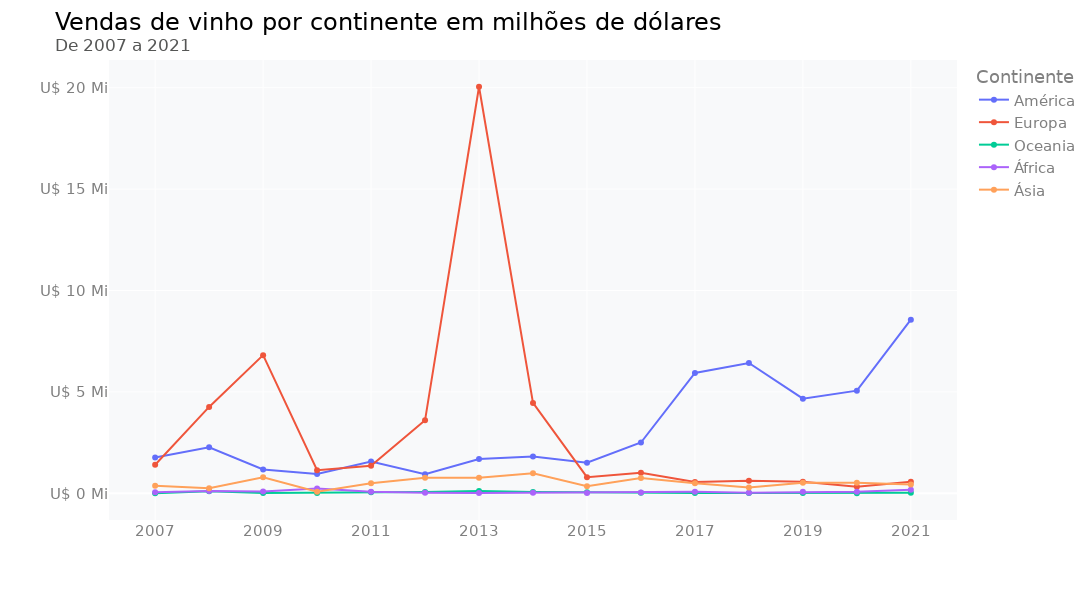

The code cell stored with this chart in its notebook:
### Code cell
# Importando a biblioteca
import plotly.express as px

fig = px.line(vendas_por_ano, x=vendas_por_ano.index, y=vendas_por_ano.columns, markers = True)

# Ajustando o layout do gráfico
fig.update_layout(width=1200, height=600, font_family = 'DejaVu Sans', font_size=15,
                  font_color= "grey", title_font_color= "black", title_font_size=24,
                  title_text='Vendas de vinho por continente em milhões de dólares' +
                             '<br><sup size=1 style="color:#555655">De 2007 a 2021</sup>',
                  xaxis_title='', yaxis_title='', plot_bgcolor= "#f8f9fa")

# Ajustando os ticks do eixo y para o formato em milhões
fig.update_yaxes(tickprefix="U$ ", ticksuffix=" Mi")

fig.update_xaxes(tickmode='array', tickvals=np.arange(2007,2022,2))

fig.show()

### Figure 1 — Plotly figure (JSON) as saved in the notebook; plotly's stock layout.template omitted (floating-point values rounded to 4 significant figures)
{"data": [{"hovertemplate": "Continente=América<br>Ano=%{x}<br>value=%{y}<extra></extra>", "legendgroup": "América", "line": {"color": "#636efa", "dash": "solid"}, "marker": {"symbol": "circle"}, "mode": "lines+markers", "name": "América", "orientation": "v", "showlegend": true, "type": "scatter", "x": ["2007", "2008", "2009", "2010", "2011", "2012", "2013", "2014", "2015", "2016", "2017", "2018", "2019", "2020", "2021"], "xaxis": "x", "y": [1.761, 2.267, 1.174, 0.9525, 1.561, 0.9375, 1.69, 1.811, 1.506, 2.502, 5.935, 6.426, 4.666, 5.059, 8.56], "yaxis": "y"}, {"hovertemplate": "Continente=Europa<br>Ano=%{x}<br>value=%{y}<extra></extra>", "legendgroup": "Europa", "line": {"color": "#EF553B", "dash": "solid"}, "marker": {"symbol": "circle"}, "mode": "lines+markers", "name": "Europa", "orientation": "v", "showlegend": true, "type": "scatter", "x": ["2007", "2008", "2009", "2010", "2011", "2012", "2013", "2014", "2015", "2016", "2017", "2018", "2019", "2020", "2021"], "xaxis": "x", "y": [1.406, 4.258, 6.81, 1.14, 1.359, 3.596, 20.05, 4.457, 0.7918, 1.014, 0.554, 0.6161, 0.5643, 0.3212, 0.5656], "yaxis": "y"}, {"hovertemplate": "Continente=Oceania<br>Ano=%{x}<br>value=%{y}<extra></extra>", "legendgroup": "Oceania", "line": {"color": "#00cc96", "dash": "solid"}, "marker": {"symbol": "circle"}, "mode": "lines+markers", "name": "Oceania", "orientation": "v", "showlegend": true, "type": "scatter", "x": ["2007", "2008", "2009", "2010", "2011", "2012", "2013", "2014", "2015", "2016", "2017", "2018", "2019", "2020", "2021"], "xaxis": "x", "y": [0.000281, 0.09928, 0.009195, 0.01796, 0.0487, 0.06486, 0.1058, 0.05738, 0.05149, 0.02327, 0.01564, 0.01247, 0.007514, 0.003963, 0.02644], "yaxis": "y"}, {"hovertemplate": "Continente=África<br>Ano=%{x}<br>value=%{y}<extra></extra>", "legendgroup": "África", "line": {"color": "#ab63fa", "dash": "solid"}, "marker": {"symbol": "circle"}, "mode": "lines+markers", "name": "África", "orientation": "v", "showlegend": true, "type": "scatter", "x": ["2007", "2008", "2009", "2010", "2011", "2012", "2013", "2014", "2015", "2016", "2017", "2018", "2019", "2020", "2021"], "xaxis": "x", "y": [0.04976, 0.1154, 0.08435, 0.2393, 0.07061, 0.01906, 0.01154, 0.02312, 0.01709, 0.03539, 0.06916, 0.02597, 0.07051, 0.07944, 0.1706], "yaxis": "y"}, {"hovertemplate": "Continente=Ásia<br>Ano=%{x}<br>value=%{y}<extra></extra>", "legendgroup": "Ásia", "line": {"color": "#FFA15A", "dash": "solid"}, "marker": {"symbol": "circle"}, "mode": "lines+markers", "name": "Ásia", "orientation": "v", "showlegend": true, "type": "scatter", "x": ["2007", "2008", "2009", "2010", "2011", "2012", "2013", "2014", "2015", "2016", "2017", "2018", "2019", "2020", "2021"], "xaxis": "x", "y": [0.3651, 0.2508, 0.793, 0.07699, 0.4981, 0.7668, 0.7703, 0.9886, 0.3425, 0.7572, 0.4927, 0.2832, 0.5242, 0.513, 0.435], "yaxis": "y"}], "layout": {"font": {"color": "grey", "family": "DejaVu Sans", "size": 15}, "height": 600, "legend": {"title": {"text": "Continente"}, "tracegroupgap": 0}, "margin": {"t": 60}, "plot_bgcolor": "#f8f9fa", "title": {"font": {"color": "black", "size": 24}, "text": "Vendas de vinho por continente em milhões de dólares<br><sup size=1 style=\"color:#555655\">De 2007 a 2021</sup>"}, "width": 1200, "xaxis": {"anchor": "y", "domain": [0, 1], "tickmode": "array", "tickvals": [2007, 2009, 2011, 2013, 2015, 2017, 2019, 2021], "title": {"text": ""}}, "yaxis": {"anchor": "x", "domain": [0, 1], "tickprefix": "U$ ", "ticksuffix": " Mi", "title": {"text": ""}}}}
